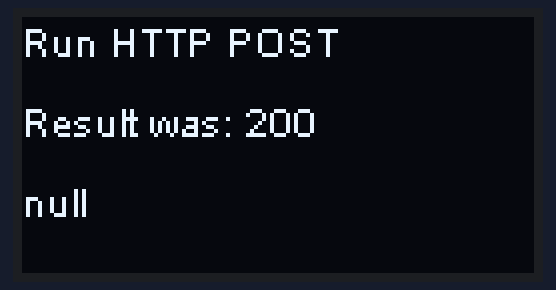
Simulated run of this sketch. Board: ESP8266 (NodeMCU). On the bench: 128×64 one-colour display. WiFi joins after 1.5 s; servers stay silent unless stated; uploads are accepted with an empty reply; what the sketch prints to the serial monitor is not drawn.

Above: at 1.9 s.

The sketch:

vgs_iot_demo.ino
```cpp
/**
 * vgs_iot_demo.ino
 *  gjyoung1974@gmail.com
 *  Created on: 09.12.2017
 *  Protect and Securely operate on sentive 'sensor network' data
 *  Works on an ESP8266 and ESP32-WROOM
 */

#include <Arduino.h>
#include <ESP8266WiFi.h>
#include <ESP8266WiFiMulti.h>
#include <ESP8266HTTPClient.h>
#include <SoftwareSerial.h>
#include <ArduinoJson.h>

// The serial connection to the GPS module
SoftwareSerial ss(12, 13);

//SDA SSD1306 Display
#include <SSD1306Wire.h>
#include <SSD1306.h>

// #include <SoftwareSerial.h>

#define USE_SERIAL Serial //Serial for Debugging

// setup the OLED display
#define SDA_PIN D3//SDA: GPIO21 -> for Esp32
#define SCL_PIN D5//SCL: GPIO22 -> for Esp32
#define SSD_ADDRESS 0x3c

//configure WiFi
#ifndef STASSID
#define STASSID "yourssidhere"
#define STAPSK  "yourwifipasswordhere"
#endif

const char* ssid = STASSID;
const char* password = STAPSK;

String sGPS="";

SSD1306  display(SSD_ADDRESS, SDA_PIN, SCL_PIN);

ESP8266WiFiMulti wifiMulti;

// Our JSON payload
char PostData[1024]; // "{\"GPS\": \"334484N1120740WT1526864344\", \"TEMP\": \"48.2C\"}";

StaticJsonDocument<1024> doc;

void setup() {

      //8266's serial debug port
      USE_SERIAL.begin(9600);
      USE_SERIAL.println();
      USE_SERIAL.println();
      USE_SERIAL.println();

      //Sofware Serial Bus for serial devices
      ss.begin(9600);

      display.init();
      display.flipScreenVertically();
      display.drawString(0, 0, "VGS IOT Demo");
      display.display();

      Serial.print("connecting to ");
      Serial.println(ssid);
      WiFi.mode(WIFI_STA);
      WiFi.begin(ssid, password);

      while (WiFi.status() != WL_CONNECTED) {
        delay(500);
        Serial.print(".");
      }

      Serial.println("");
      Serial.println("WiFi connected");
      Serial.println("IP address: ");
      Serial.println(WiFi.localIP());
      display.clear();
      display.flipScreenVertically();
      display.setFont(ArialMT_Plain_10);
      display.drawString(0, 0, "Wifi Connected");
      display.drawString(0, 10, "IP address: "  + ipToString(WiFi.localIP()));
      display.display();

}

void loop() {

    while (true){

     sGPS="";

      if((wifiMulti.run() == WL_CONNECTED)) {

        HTTPClient http;

        USE_SERIAL.print("[HTTP] begin...\n");

        //set any needed headers
        http.addHeader("Content-Type", "application/json");

        // configure server and url
        http.begin("https://yourtenantid.SANDBOX.verygoodproxy.com/post","1f7f92d283e33c34cac6e716837a1dd3650e60f0"); //<< Http client requires "cert pinning"
        http.addHeader("Content-type", "application/json"); // <<Allows us to filter on just the desired data structures vs all streams

        USE_SERIAL.print("[HTTP] POST...\n");

          while (ss.available() > 0){
            // get the char data byte from the GPS
            char gpsData = ss.read();
            sGPS += String(gpsData);//build a string
          }

        USE_SERIAL.println("Raw gps data:");
        USE_SERIAL.println(sGPS);

        // start connection and send HTTP header
        String("{\"GPS\": \"" + sGPS + "\", \"TEMP\": \"48.2C\"}").toCharArray(PostData,1024);

        int httpCode = http.POST(PostData);

        // httpCode will be negative on error
        if(httpCode > 0) {

            // HTTP header has been send and Server response header has been handled
            USE_SERIAL.printf("[HTTP] POST... code: %d\n", httpCode);

            display.clear();
            //text display tests
            display.flipScreenVertically();
            display.setFont(ArialMT_Plain_10);
            display.drawString(0, 0, "Run HTTP POST");
            display.display();

            // file found at server
            if(httpCode == HTTP_CODE_OK) {

                String payload = http.getString();//get result of post

                USE_SERIAL.println(payload + "\n");

                deserializeJson(doc, payload);
                JsonObject root = doc.as<JsonObject>();//get the json root

                String gps = root["json"]["GPS"];//get our aliased GPS sensor data

                USE_SERIAL.println(gps + "\n");

                //Display HTTP code
                display.flipScreenVertically();
                display.setFont(ArialMT_Plain_10);
                display.drawString(0, 20, "Result was: " + String(httpCode));
                display.display();

                //Display token results
                display.flipScreenVertically();
                display.setFont(ArialMT_Plain_10);
                display.drawString(0, 40, gps);
                display.display();
            }

        } else {
            USE_SERIAL.printf("[HTTP] POST... failed, error: %s\n", http.errorToString(httpCode).c_str());
        }

        http.end();
    }
      delay(5000);
  }
}

String ipToString(IPAddress ip){
  String s="";
  for (int i=0; i<4; i++)
    s += i  ? "." + String(ip[i]) : String(ip[i]);
  return s;
}
```
